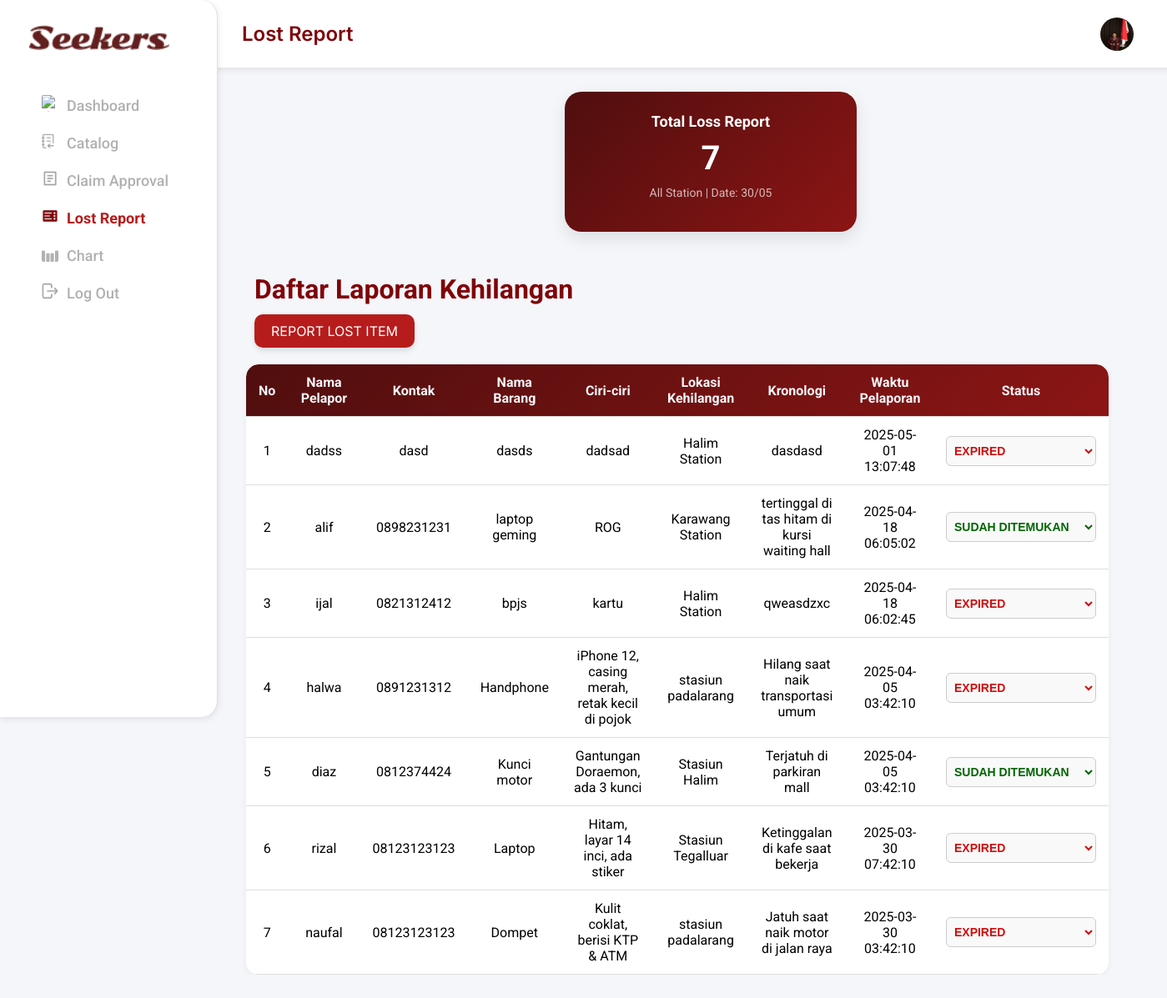
The app's page /lostreport.php (signed in) with its own data.
### tables this page shows
CREATE TABLE `users` (
  `id` int(11) NOT NULL,
  `fullname` varchar(100) NOT NULL,
  `username` varchar(50) NOT NULL,
  `email` varchar(50) NOT NULL,
  `password` varchar(255) NOT NULL,
  `position` varchar(100) DEFAULT NULL,
  `departement` varchar(100) DEFAULT NULL,
  `biro` varchar(100) DEFAULT NULL,
  `placement` varchar(100) DEFAULT NULL,
  `profile_pic` varchar(255) NOT NULL DEFAULT 'profil/noprofil.png'
);

CREATE TABLE `lost_report` (
  `nama_pelapor` varchar(100) DEFAULT NULL,
  `kontak` varchar(50) DEFAULT NULL,
  `id` int(11) NOT NULL,
  `nama_barang` varchar(255) NOT NULL,
  `ciri_ciri` text NOT NULL,
  `lokasi_kehilangan` varchar(255) DEFAULT NULL,
  `kronologi` text NOT NULL,
  `tanggal` date DEFAULT NULL,
  `created_at` timestamp NOT NULL DEFAULT current_timestamp(),
  `status` enum('Belum ditemukan','Sudah ditemukan','Expired') DEFAULT 'Belum ditemukan'
);

### lostreport.php (the view, shortened to what this page needs)
<?php
    $host = "localhost";
    $user = "root";
    $pass = "";
    $dbname = "lost_and_found";
    $conn = new mysqli($host, $user, $pass, $dbname);
    $user_id = $_SESSION['user_id'];
    $query = "SELECT fullname, email, password, username, position, departement, biro, placement, profile_pic FROM users WHERE id = ?";
    $stmt = $conn->prepare($query);
    $stmt->bind_param("i", $user_id);
    $stmt->execute();
    $result = $stmt->get_result();
    $user = $result->fetch_assoc();
    $queryLostReport = "SELECT COUNT(*) AS total FROM lost_report";
    $resultLostReport = $conn->query($queryLostReport);
    $rowLostReport = $resultLostReport->fetch_assoc();
    $totalLostReport = $rowLostReport['total'];
    $queryLostReportData = "SELECT id, nama_pelapor, kontak, nama_barang, ciri_ciri, lokasi_kehilangan, kronologi, created_at, status FROM lost_report ORDER BY created_at DESC";
    $resultLostReportData = $conn->query($queryLostReportData);
?>
<!DOCTYPE html>
<html lang="id">
<head>
    <link href="https://cdnjs.cloudflare.com/ajax/libs/font-awesome/5.15.3/css/all.min.css" rel="stylesheet"/>
    <link href="https://cdnjs.cloudflare.com/ajax/libs/font-awesome/5.15.4/css/all.min.css" rel="stylesheet">
    <link rel="stylesheet" href="style/lostreport.css" />
</head>
<body>
    <div class="container">
        <div class="sidebar">
            <img alt="Logo" height="57" src="asset/Seekers.png" width="168"/>
            <ul>
            <li>
                <a href="dashboard.php" style="display: flex; align-items: center; gap: 10px; color:#B1B1B1 ;">
                    <img src="asset/dashcat.png" alt="dashboard" style="width: 20px; height: 20px; border-radius: 10%; margin-bottom: 5px;">
                    Dashboard
                </a>
            </li>
            <li>
            <li>
                <a href="catalog.php" style="display: flex; align-items: center; gap: 10px; color:#B1B1B1">
                    <img src="asset/catdash.png" alt="dashboard" style="width: 20px; height: 20px; border-radius: 10%; margin-bottom: 5px;">
                    Catalog
                </a>
            </li>
            <li>
                <a href="claimapproval.php" style="display: flex; align-items: center; gap: 10px; color:#B1B1B1">
                    <img src="asset/claimappdas.png" alt="dashboard" style="width: 20px; height: 20px; border-radius: 10%; margin-bottom: 5px;">
                    Claim Approval
                </a>
            </li>
            <li>
                <a class="active" href="lostreport.php" style="display: flex; align-items: center; gap: 10px; ">
                    <img src="asset/report1.png" alt="dashboard" style="width: 20px; height: 20px; border-radius: 10%; margin-bottom: 5px;">
                    Lost Report
                </a>
            </li>
            <li>
                <a href="chart.php" style="display: flex; align-items: center; gap: 10px; color:#B1B1B1">
                    <img src="asset/chartdas.png" alt="dashboard" style="width: 20px; height: 20px; border-radius: 10%; margin-bottom: 5px;">
                    Chart
                </a>
            </li>
            <li>
                <a href="logout.php" style="display: flex; align-items: center; gap: 10px; color:#B1B1B1">
                    <img src="asset/logdas.png" alt="dashboard" style="width: 20px; height: 20px; border-radius: 10%; margin-bottom: 5px;">
                    Log Out
                </a>
            </li>
        </ul>
        </div>
        <div class="main-content">
            <div class="header">
            <h1>Lost Report</h1>
                <div class="search">
                    <img alt="User Profile" height="35" width="35"
                    src="<?= htmlspecialchars($user['profile_pic'] ?: 'profil/noprofil.png') ?>?t=<?= time() ?>"
                    onclick="window.location.href='profil.php'"/>
                </div>
            </div>
            <section class="overview-container">
                <div class="overview-box">
                    <h2>Total Loss Report</h2>
                    <p class="value"><?= $totalLostReport ?></p>
                    <p class="date">All Station | Date: <?= date('d/m') ?></p>
                </div>
            </section>
    <div class="daftarlaporan">
    <h1>Daftar Laporan Kehilangan</h1>
    <button onclick="location.href='formlostreport.php'" class="report-btn">REPORT LOST ITEM</button>
    <div class="table-container">
    <table class="custom-table">
        <thead>
            <tr>
                <th>No</th>
                <th>Nama Pelapor</th>
                <th>Kontak</th>
                <th>Nama Barang</th>
                <th>Ciri-ciri</th>
                <th>Lokasi Kehilangan</th>
                <th>Kronologi</th>
                <th>Waktu Pelaporan</th>
                <th>Status</th>
            </tr>
        </thead>
        <tbody>
            <?php
            $no = 1;
            while ($row = $resultLostReportData->fetch_assoc()) {
                echo "<tr>";
                echo "<td>" . $no++ . "</td>";
                echo "<td>" . htmlspecialchars($row['nama_pelapor']) . "</td>";
                echo "<td>" . htmlspecialchars($row['kontak']) . "</td>";
                echo "<td>" . htmlspecialchars($row['nama_barang']) . "</td>";
                echo "<td>" . htmlspecialchars($row['ciri_ciri']) . "</td>";
                echo "<td>" . htmlspecialchars($row['lokasi_kehilangan']) . "</td>";
                echo "<td>" . htmlspecialchars($row['kronologi']) . "</td>";
                echo "<td>" . htmlspecialchars($row['created_at']) . "</td>";
                echo "<td> <form method='post' action='updatelostreport.php'>
                                <input type='hidden' name='report_id' value='" . $row['id'] . "'>
                                <select name='status' class='status-select' onchange='this.form.submit()'>
                                    <option value='Belum ditemukan'" . ($row['status'] == 'Belum ditemukan' ? ' selected' : '') . ">BELUM DITEMUKAN</option>
                                    <option value='Sudah ditemukan'" . ($row['status'] == 'Sudah ditemukan' ? ' selected' : '') . ">SUDAH DITEMUKAN</option>
                                    <option value='Expired'" . ($row['status'] == 'Expired' ? ' selected' : '') . ">EXPIRED</option>
                                </select>
                            </form>
                        </td>";
                echo "</tr>";
            }
            ?>
        </tbody>
    </table>
</div>
</div>
    </body>
</html>

### style/lostreport.css (style rules this page uses)
body { font-family: 'Poppins', 'Roboto', sans-serif; margin: 0; padding: 0; background-color: #f5f6fa; }
body h1 { color: #7F0408; }
.container { display: flex; }
.sidebar { width: 200px; background-color: #fff; padding: 30px; box-shadow: 0 2px 8px rgba(0, 0, 0, 0.1); font-weight: 500; position: fixed; top: 0; left: 0; height: 100vh; overflow-y: auto; z-index: 10; border-right: 1px solid #ddd; border-radius: 0 20px 20px 0; }
.sidebar img { width: 168px; height: 30px; margin-bottom: 30px; margin-left: 5px; }
.sidebar ul { list-style: none; padding: 0; margin-left: 15px; }
.sidebar ul li { margin: 20px 0; }
.sidebar ul li a { text-decoration: none; color: #333; font-size: 18px; display: flex; align-items: center; transition: 0.3s; }
.sidebar ul li a.active { color: #b71c1c; font-weight: bold; }
.main-content { flex: 1; padding-left: 255px; }
.header { position: fixed; top: 0; left: 200px; width: calc(100% - 200px); z-index: 5; display: flex; justify-content: space-between; align-items: center; background-color: #fff; padding: 10px 30px; box-shadow: 0 2px 8px rgba(0, 0, 0, 0.1); border-radius: 0 0 20px 20px; margin-left: 30px; }
.header h1 { font-size: 24px; color: #7F0408; font-family: 'Inter', sans-serif; font-weight: 600; margin-left: 30px; }
.header .search { display: flex; align-items: center; cursor: pointer; }
.header .search img { width: 40px; height: 40px; border-radius: 50%; margin-right: 100px; }
.overview-container { display: flex; flex-wrap: wrap; gap: 20px; justify-content: center; margin-top: 110px; margin-bottom: 30px; padding: 0 20px; margin-left: 50px; }
.overview-box { background: linear-gradient(135deg, #500e0e, #8c1515); color: white; padding: 25px; border-radius: 20px; box-shadow: 0 8px 20px rgba(0, 0, 0, 0.1); width: 100%; max-width: 300px; text-align: center; transition: 0.3s; }
.overview-box h2 { margin: 0 0 10px; font-size: 18px; }
.overview-box .value { font-size: 40px; font-weight: bold; margin: 0; }
.overview-box .date { margin-top: 10px; font-size: 14px; color: rgba(255, 255, 255, 0.7); }
.report-btn { padding: 10px 20px; font-size: 16px; color: #fff; background-color: #b71c1c; border: none; border-radius: 10px; display: flex; gap: 10px; cursor: pointer; box-shadow: 0 4px 6px rgba(0, 0, 0, 0.1); transition: background-color 0.3s ease; font-family: 'Inter', sans-serif; }
.table-container { overflow-x: auto; padding: 0 20px; }
.custom-table { width: 100%; border-collapse: separate; border-spacing: 0; background-color: #fff; border-radius: 15px; overflow: hidden; box-shadow: 0 2px 8px rgba(0, 0, 0, 0.05); }
.custom-table th, .custom-table td { padding: 12px 15px; border-bottom: 1px solid #ddd; text-align: center; }
.custom-table thead { background: linear-gradient(135deg, #500e0e, #8c1515); color: #f5f6fa; }
.custom-table th:first-child, .custom-table td:first-child { border-top-left-radius: 15px; }
.custom-table th:last-child, .custom-table td:last-child { border-top-right-radius: 15px; }
.status-select { padding: 8px 5px; border: 1px solid #ccc; border-radius: 6px; background-color: #f9f9f9; font-size: 14px; transition: all 0.3s ease; min-width: 180px; }
.status-red { color: rgb(206, 14, 14); font-weight: bold; }
.status-green { color: rgb(2, 101, 2); font-weight: bold; }
.daftarlaporan { margin: 50px; margin-left: 20px; }
.daftarlaporan h1 { margin-left: 30px; }
.daftarlaporan button { margin-bottom: 20px; margin-left: 30px; margin-top: -10px; }

### records on screen
users: profile_pic (picture)
lost_report: nama_pelapor "dadss", kontak "dasd", nama_barang "dasds", ciri_ciri "dadsad", lokasi_kehilangan "Halim Station", kronologi "dasdasd", created_at "2025-05-01 13:07:48", status "EXPIRED"
lost_report: nama_pelapor "alif", kontak "0898231231", nama_barang "laptop geming", ciri_ciri "ROG", lokasi_kehilangan "Karawang Station", kronologi "tertinggal di tas hitam di kursi waiting hall", created_at "2025-04-18 06:05:02", status "SUDAH DITEMUKAN"
lost_report: nama_pelapor "ijal", kontak "0821312412", nama_barang "bpjs", ciri_ciri "kartu", lokasi_kehilangan "Halim Station", kronologi "qweasdzxc", created_at "2025-04-18 06:02:45", status "EXPIRED"
lost_report: nama_pelapor "halwa", kontak "0891231312", nama_barang "Handphone", ciri_ciri "iPhone 12, casing merah, retak kecil di pojok", lokasi_kehilangan "stasiun padalarang", kronologi "Hilang saat naik transportasi umum", created_at "2025-04-05 03:42:10", status "EXPIRED"
lost_report: nama_pelapor "diaz", kontak "0812374424", nama_barang "Kunci motor", ciri_ciri "Gantungan Doraemon, ada 3 kunci", lokasi_kehilangan "Stasiun Halim", kronologi "Terjatuh di parkiran mall", created_at "2025-04-05 03:42:10", status "SUDAH DITEMUKAN"
lost_report: nama_pelapor "rizal", kontak "08123123123", nama_barang "Laptop", ciri_ciri "Hitam, layar 14 inci, ada stiker", lokasi_kehilangan "Stasiun Tegalluar", kronologi "Ketinggalan di kafe saat bekerja", created_at "2025-03-30 07:42:10", status "EXPIRED"
lost_report: nama_pelapor "naufal", kontak "08123123123", nama_barang "Dompet", ciri_ciri "Kulit coklat, berisi KTP & ATM", lokasi_kehilangan "stasiun padalarang", kronologi "Jatuh saat naik motor di jalan raya", created_at "2025-03-30 03:42:10", status "EXPIRED"

### other values on screen
$totalLostReport "7"
